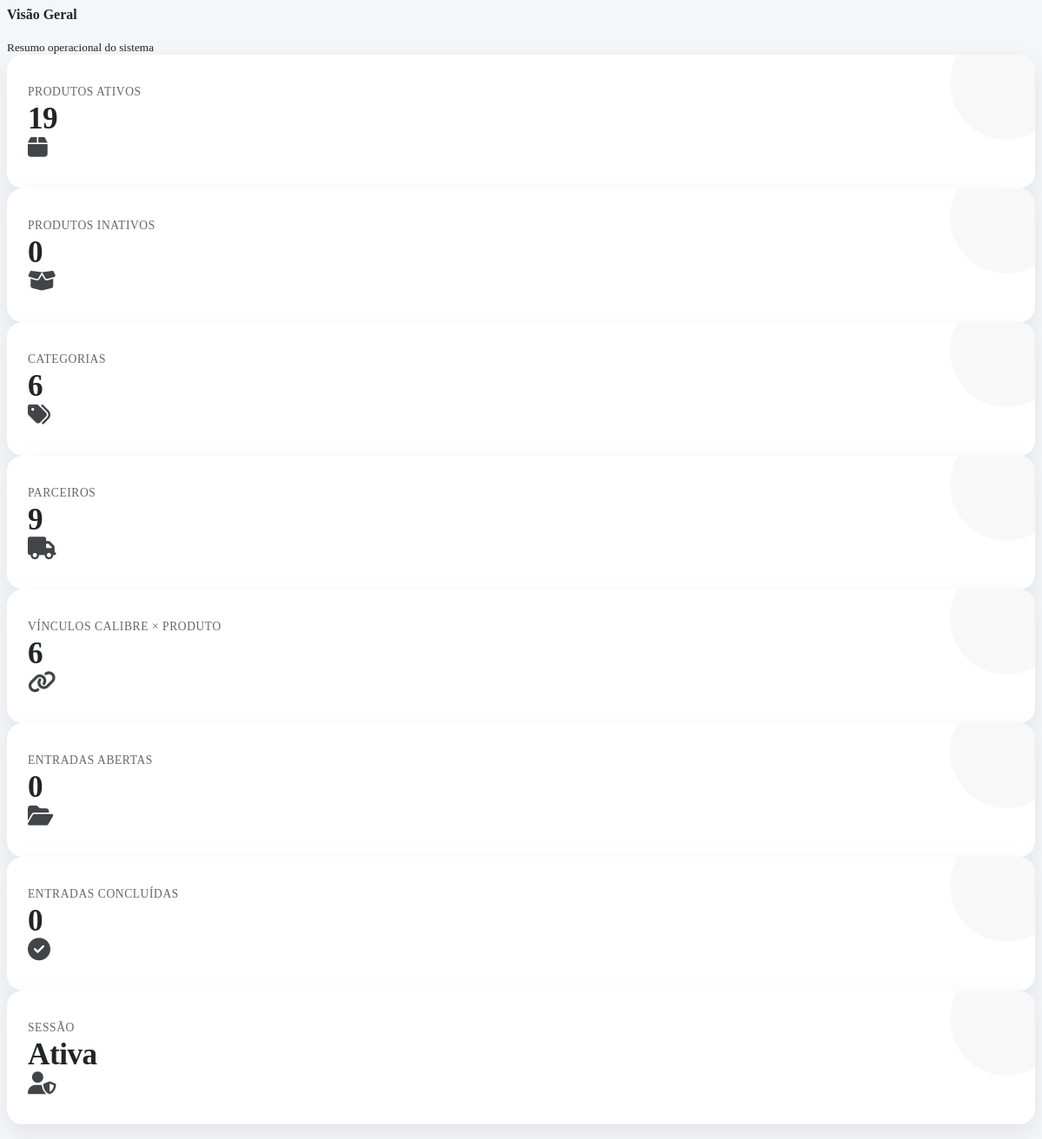
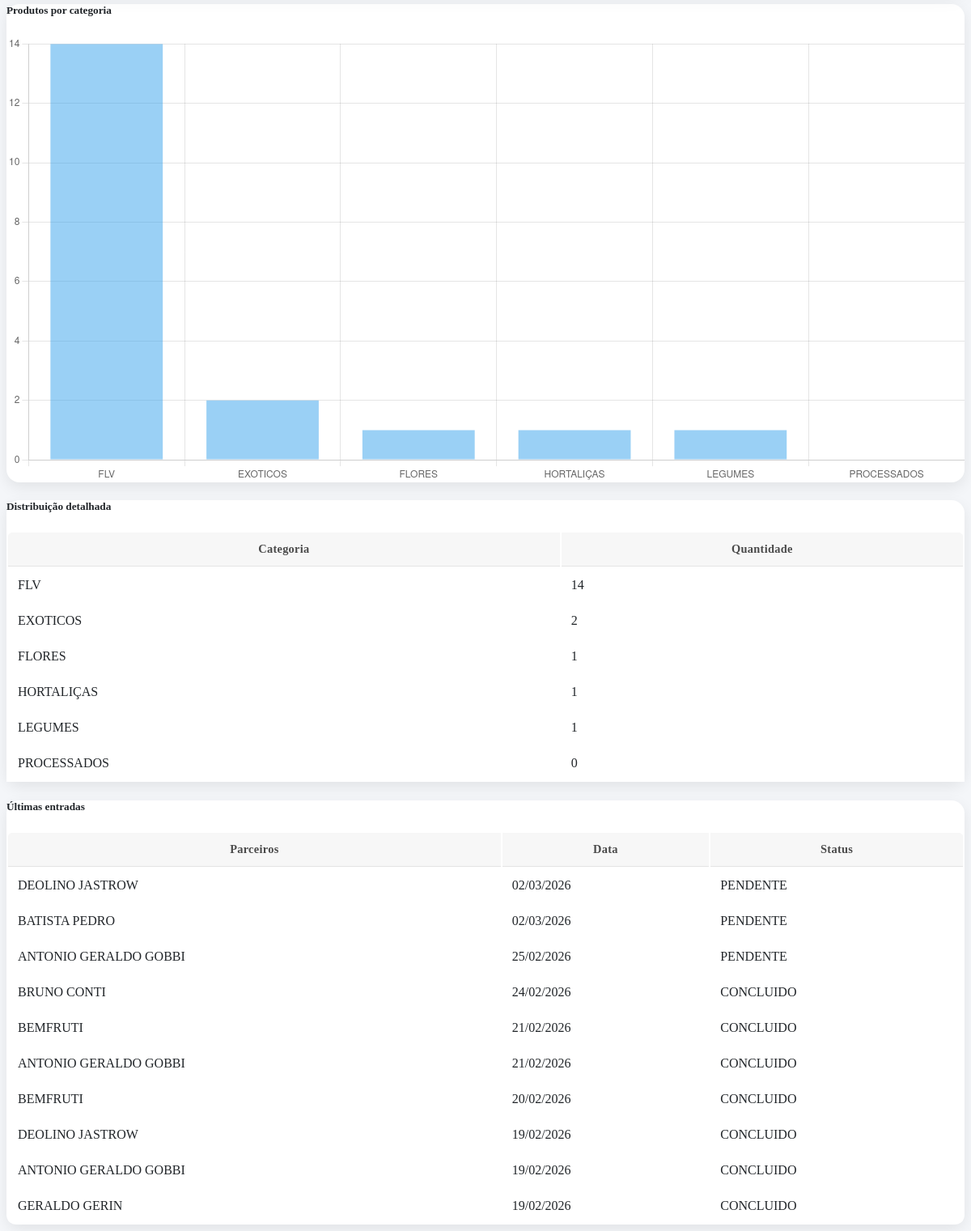
The page /pages/dashboard/Dashboard.php (signed in) on the database its author committed (2 pictures, top to bottom).
### tables this page shows
CREATE TABLE `entradas` (
  `entrada_id` int(11) NOT NULL,
  `data_entrada` date NOT NULL,
  `chegada` datetime DEFAULT NULL,
  `parceiro_id` int(11) NOT NULL,
  `status` varchar(20) NOT NULL DEFAULT 'PENDENTE'
);

CREATE TABLE `parceiros` (
  `parceiro_id` int(11) NOT NULL,
  `nome` varchar(255) NOT NULL,
  `razao_social` varchar(255) DEFAULT NULL,
  `tipo_pessoa` enum('F','J') NOT NULL DEFAULT 'J',
  `inscricao_estadual` varchar(30) DEFAULT NULL,
  `cpf_cnpj` varchar(20) NOT NULL,
  `cep` varchar(10) DEFAULT NULL,
  `endereco` varchar(255) DEFAULT NULL,
  `numero` varchar(20) DEFAULT NULL,
  `complemento` varchar(100) DEFAULT NULL,
  `bairro` varchar(100) DEFAULT NULL,
  `cidade` varchar(100) DEFAULT NULL,
  `estado` char(2) DEFAULT NULL,
  `pais` varchar(2) NOT NULL,
  `contato_nome` varchar(255) NOT NULL,
  `telefone` varchar(20) DEFAULT NULL,
  `email` varchar(150) DEFAULT NULL,
  `tipo_parceiro` enum('fornecedor','cliente','motorista','transportadora','colaborador','produtor') NOT NULL DEFAULT 'fornecedor',
  `classificacao` enum('produtor_rural','empresa') NOT NULL DEFAULT 'empresa',
  `selecao` varchar(255) NOT NULL,
  `ativo` tinyint(1) NOT NULL,
  `observacoes` text DEFAULT NULL,
  `created_at` datetime NOT NULL DEFAULT current_timestamp(),
  `updated_at` datetime DEFAULT NULL ON UPDATE current_timestamp()
);

### pages/dashboard/Dashboard.php (the view, shortened to what this page needs)
<?php
require_once $_SERVER['DOCUMENT_ROOT'] . '/lemyx/config/database.php';
$totalCategorias = $pdo->query("SELECT COUNT(*) FROM categorias")->fetchColumn();
$totalParceiros = $pdo->query("SELECT COUNT(*) FROM parceiros")->fetchColumn();
$totalProdutosAtivos = $pdo->query("
    SELECT COUNT(*) FROM produtos WHERE ativo = 1
")->fetchColumn();
$totalProdutosInativos = $pdo->query("
    SELECT COUNT(*) FROM produtos WHERE ativo = 0
")->fetchColumn();
$totalVinculos = $pdo->query("
    SELECT COUNT(*) FROM calibre_produto
")->fetchColumn();
$entradasAbertas = $pdo->query("
    SELECT COUNT(*) FROM entradas WHERE status = 'aberta'
")->fetchColumn();
$entradasConcluidas = $pdo->query("
    SELECT COUNT(*) FROM entradas WHERE status = 'concluida'
")->fetchColumn();
$stmt = $pdo->query("
    SELECT
        c.nome AS categoria,
        COUNT(p.produto_id) AS total
    FROM categorias c
    LEFT JOIN produtos p ON p.categoria_id = c.categoria_id
    GROUP BY c.categoria_id, c.nome
    ORDER BY total DESC
");
$produtosPorCategoria = $stmt->fetchAll(PDO::FETCH_ASSOC);
$ultimasEntradas = $pdo->query("
    SELECT
        e.entrada_id,
        p.nome AS parceiros,
        e.data_entrada,
        e.status
    FROM entradas e
    JOIN parceiros p ON p.parceiro_id = e.parceiro_id
    ORDER BY e.data_entrada DESC
    LIMIT 10
")->fetchAll(PDO::FETCH_ASSOC);
$labelsCategorias = array_column($produtosPorCategoria, 'categoria');
$valoresCategorias = array_column($produtosPorCategoria, 'total');
?>
<head>
    <link rel="stylesheet" href="https://cdnjs.cloudflare.com/ajax/libs/font-awesome/6.5.1/css/all.min.css"
 />
    <link rel="stylesheet" href="../assets/css/global.css">
    <link rel="stylesheet" href="../assets/css/pages/dashboard.css">
</head>
<div class="container-fluid">
    <div class="row mb-4">
        <div class="col">
            <h4 class="section-title mb-1">Visão Geral</h4>
            <small class="text-muted">Resumo operacional do sistema</small>
        </div>
    </div>
    <div class="row g-4 mb-5">
        <div class="col-md-3 col-sm-6">
            <div class="card kpi-card">
                <div class="d-flex justify-content-between align-items-start">
                    <div>
                        <div class="kpi-label">Produtos ativos</div>
                        <div class="kpi-value"><?= $totalProdutosAtivos ?></div>
                    </div>
                    <i class="fa-solid fa-box kpi-icon text-primary"></i>
                </div>
            </div>
        </div>
        <div class="col-md-3 col-sm-6">
            <div class="card kpi-card">
                <div class="d-flex justify-content-between align-items-start">
                    <div>
                        <div class="kpi-label">Produtos inativos</div>
                        <div class="kpi-value"><?= $totalProdutosInativos ?></div>
                    </div>
                    <i class="fa-solid fa-box-open kpi-icon text-danger"></i>
                </div>
            </div>
        </div>
        <div class="col-md-3 col-sm-6">
            <div class="card kpi-card">
                <div class="d-flex justify-content-between align-items-start">
                    <div>
                        <div class="kpi-label">Categorias</div>
                        <div class="kpi-value"><?= $totalCategorias ?></div>
                    </div>
                    <i class="fa-solid fa-tags kpi-icon text-success"></i>
                </div>
            </div>
        </div>
        <div class="col-md-3 col-sm-6">
            <div class="card kpi-card">
                <div class="d-flex justify-content-between align-items-start">
                    <div>
                        <div class="kpi-label">Parceiros</div>
                        <div class="kpi-value"><?= $totalParceiros ?></div>
                    </div>
                    <i class="fa-solid fa-truck kpi-icon text-warning"></i>
                </div>
            </div>
        </div>
        <div class="col-md-3 col-sm-6">
            <div class="card kpi-card">
                <div class="d-flex justify-content-between align-items-start">
                    <div>
                        <div class="kpi-label">Vínculos calibre × produto</div>
                        <div class="kpi-value"><?= $totalVinculos ?></div>
                    </div>
                    <i class="fa-solid fa-link kpi-icon text-info"></i>
                </div>
            </div>
        </div>
        <div class="col-md-3 col-sm-6">
            <div class="card kpi-card">
                <div class="d-flex justify-content-between align-items-start">
                    <div>
                        <div class="kpi-label">Entradas abertas</div>
                        <div class="kpi-value"><?= $entradasAbertas ?></div>
                    </div>
                    <i class="fa-solid fa-folder-open kpi-icon text-primary"></i>
                </div>
            </div>
        </div>
        <div class="col-md-3 col-sm-6">
            <div class="card kpi-card">
                <div class="d-flex justify-content-between align-items-start">
                    <div>
                        <div class="kpi-label">Entradas concluídas</div>
                        <div class="kpi-value"><?= $entradasConcluidas ?></div>
                    </div>
                    <i class="fa-solid fa-check-circle kpi-icon text-success"></i>
                </div>
            </div>
        </div>
        <div class="col-md-3 col-sm-6">
            <div class="card kpi-card">
                <div class="d-flex justify-content-between align-items-start">
                    <div>
                        <div class="kpi-label">Sessão</div>
                        <div class="kpi-value text-success">Ativa</div>
                    </div>
                    <i class="fa-solid fa-user-shield kpi-icon text-warning"></i>
                </div>
            </div>
        </div>
    </div>
    <div class="row g-4 mb-5">
        <div class="col-lg-6">
            <div class="card p-4">
                <h5 class="section-title mb-3">Produtos por categoria</h5>
                <canvas id="graficoCategorias" height="140"></canvas>
            </div>
        </div>
        <div class="col-lg-6">
            <div class="card p-4">
                <h5 class="section-title mb-3">Distribuição detalhada</h5>
                <div class="table-responsive" style="max-height: 45vh;">
                    <table class="table align-middle">
                        <thead>
                            <tr>
                                <th>Categoria</th>
                                <th class="text-end">Quantidade</th>
                            </tr>
                        </thead>
                        <tbody>
                            <?php foreach ($produtosPorCategoria as $row): ?>
                                <tr>
                                    <td><?= htmlspecialchars($row['categoria']) ?></td>
                                    <td class="text-end fw-semibold"><?= $row['total'] ?></td>
                                </tr>
                            <?php endforeach; ?>
                        </tbody>
                    </table>
                </div>
            </div>
        </div>
    </div>
    <div class="row">
        <div class="col-12">
            <div class="card p-4">
                <h5 class="section-title mb-3">Últimas entradas</h5>
                <table class="table align-middle">
                    <thead>
                        <tr>
                            <th>Parceiros</th>
                            <th>Data</th>
                            <th>Status</th>
                        </tr>
                    </thead>
                    <tbody>
                        <?php foreach ($ultimasEntradas as $e): ?>
                            <tr>
                                <td><?= htmlspecialchars($e['parceiros']) ?></td>
                                <td><?= date('d/m/Y', strtotime($e['data_entrada'])) ?></td>
                                <td>
                                    <?php
                                    $badgeClass = match ($e['status']) {
                                        'aberta' => 'bg-warning',
                                        'concluida' => 'bg-success',
                                        default => 'bg-secondary',
                                    };
                                    ?>
                                    <span class="badge <?= $badgeClass ?>">
                                        <?= ucfirst($e['status']) ?>
                                    </span>
                                </td>
                            </tr>
                        <?php endforeach; ?>
                    </tbody>
                </table>
            </div>
        </div>
    </div>
</div>
<script>
    new Chart(document.getElementById('graficoCategorias'), {
        type: 'bar',
        data: {
            labels: <?= json_encode($labelsCategorias) ?>,
            datasets: [{
                label: 'Produtos',
                data: <?= json_encode($valoresCategorias) ?>
            }]
        },
        options: {
            responsive: true,
            plugins: {
                legend: { display: false }
            }
        }
    });
</script>

### assets/css/pages/dashboard.css (style rules this page uses)
.kpi-card { background-color: var(--kpi-bg); color: var(--kpi-text); border-radius: 18px; padding: 22px 24px; position: relative; overflow: hidden; min-height: 110px; display: flex; flex-direction: column; justify-content: center; box-shadow: 0 10px 28px rgba(0, 0, 0, 0.08); transition: transform .2s ease, box-shadow .2s ease; }
.kpi-card::after { content: ''; position: absolute; right: -32px; top: -32px; width: 130px; height: 130px; background: var(--kpi-glow); border-radius: 50%; opacity: .55; }
.kpi-icon { font-size: 26px; opacity: 0.85; }
.kpi-value { font-size: 2.2rem; font-weight: 700; letter-spacing: -0.5px; line-height: 1.1; }
.kpi-label { font-size: 0.85rem; color: var(--kpi-muted); text-transform: uppercase; letter-spacing: .04em; margin-bottom: 4px; }

### assets/css/components.css (style rules this page uses)
.card, .modal-content { background-color: var(--card-bg); color: var(--card-text); border-radius: 16px; border: none; box-shadow: var(--shadow-soft); }
.table > :not(caption) > * > * { background-color: transparent; }
.table { width: 100%; background-color: var(--table-bg); color: var(--table-text); border-color: var(--table-border); border-radius: 12px; overflow: hidden; }
.table th, .table td { padding: .75rem; color: inherit; border-color: var(--table-border); }
.table thead th { background-color: var(--table-head-bg); color: var(--table-head-text); font-weight: 600; font-size: .9rem; letter-spacing: .02em; border-bottom: 1px solid var(--table-border); }
.table tbody tr { background-color: var(--table-row-bg); transition: background-color .15s ease; }
.table-responsive { background-color: var(--table-bg); }

### rows shown on the page
entradas: parceiro.nome "DEOLINO JASTROW", data_entrada "02/03/2026", status "PENDENTE"
entradas: parceiro.nome "BATISTA PEDRO", data_entrada "02/03/2026", status "PENDENTE"
entradas: parceiro.nome "ANTONIO GERALDO GOBBI", data_entrada "25/02/2026", status "PENDENTE"
entradas: parceiro.nome "BRUNO CONTI", data_entrada "24/02/2026", status "CONCLUIDO"
entradas: parceiro.nome "BEMFRUTI", data_entrada "21/02/2026", status "CONCLUIDO"
entradas: parceiro.nome "ANTONIO GERALDO GOBBI", data_entrada "21/02/2026", status "CONCLUIDO"
entradas: parceiro.nome "BEMFRUTI", data_entrada "20/02/2026", status "CONCLUIDO"
entradas: parceiro.nome "DEOLINO JASTROW", data_entrada "19/02/2026", status "CONCLUIDO"
entradas: parceiro.nome "ANTONIO GERALDO GOBBI", data_entrada "19/02/2026", status "CONCLUIDO"
entradas: parceiro.nome "GERALDO GERIN", data_entrada "19/02/2026", status "CONCLUIDO"

### other values the page prints
$totalProdutosAtivos "19"
$totalProdutosInativos "0"
$totalCategorias "6"
$totalParceiros "9"
$totalVinculos "6"
$entradasAbertas "0"
$entradasConcluidas "0"
$row['categoria'] "FLV"
$row['total'] "14"
$row['categoria'] "EXOTICOS"
$row['total'] "2"
$row['categoria'] "FLORES"
$row['total'] "1"
$row['categoria'] "HORTALIÇAS"
$row['categoria'] "LEGUMES"
